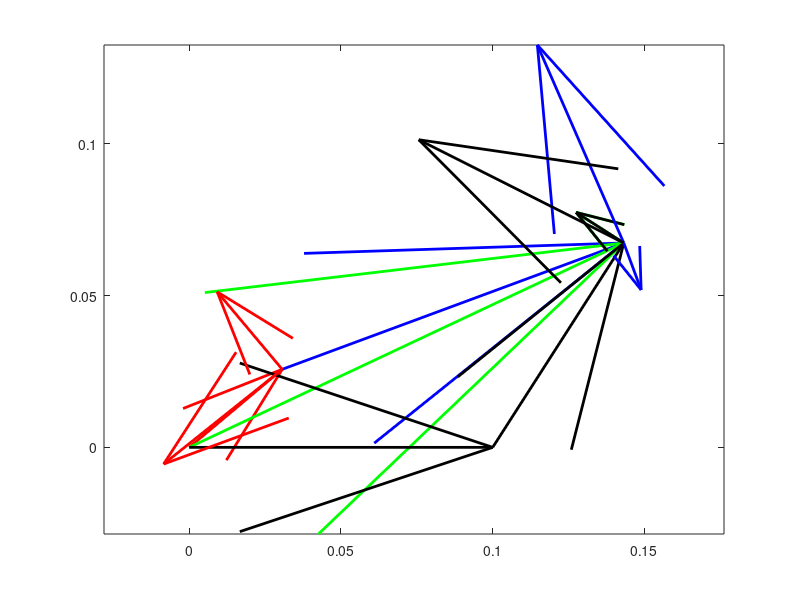

Write the MATLAB code that produced this figure.
clear all
close all
clc

L1 = 0.1; %length of Link1 d
L2 = 0.04; %length of Link2 a
L3 = 0.12; %length of Link3 c
L4 = 0.08; %length of Link4 d
a = L2;
b = L3;
c = L4;
d = L1;


q2d = 40;
q2 = deg2rad(40); % radian angle

K1 = d/a;
K2 = d/c;
K3 = (a^2-b^2+c^2+d^2)/(2*a*c);
K4 = d/b;
K5 = (c^2 -d^2 -a^2 -b^2)/(2*a*b);

A = cos(q2) - K1 - K2*cos(q2) + K3;
B = -2*sin(q2);
C = K1-(K2+1)*cos(q2) + K3;
D = cos(q2) - K1 + K4*cos(q2) + K5;
E = -2*sin(q2);
F = K1 +(K4-1)*cos(q2)+K5;

q41 = 2*atan((-B+sqrt(B^2-4*A*C))/(2*A));
q42 = 2*atan((-B-sqrt(B^2-4*A*C))/(2*A));

q41d = rad2deg(q41) + 360;
q42d = rad2deg(q42);

q31 = 2*atan((-E+sqrt(E^2-4*D*F))/(2*D));
q32 = 2*atan((-E-sqrt(E^2-4*D*F))/(2*D));

q31d = rad2deg(q31) + 360; 
q32d = rad2deg(q32);

RA = a*exp(j*q2);
RBA1 = b*exp(j*q31); %q31 Crossed circuit
RBA2 = b*exp(j*q32); %q32 Open circuit

RB1 = RA + RBA1; %Position vector for Crossed circuit
RB2 = RA + RBA2; %Position vector for Open circuit

RAx = real(RA);
RAy = imag(RA);

RBA1x = real(RBA1);
RBA1y = imag(RBA1);

RBA2x = real(RBA2);
RBA2y = imag(RBA2);
RB1x = real(RB1); %Position Bx for Crossed circuit
RB1y = imag(RB1); %Position By for Crossed circuit
RB2x = real(RB2); %Position Bx for Open circuit
RB2y = imag(RB2); %Position By for Open circuit

RO4O2 = d*exp(j*0);
RBO41 = c*exp(j*q41);
RBO42 = c*exp(j*q42);


RB3 = RO4O2 + RBO41; %crossed circuit
RB4 = RO4O2 + RBO42; %open circuit
RB3x = real(RB3);
RB3y = imag(RB3);
RB4x = real(RB4);
RB4y = imag(RB4);

RO4O2x = real(RO4O2);
RO4O2y = imag(RO4O2);
RBO42x = real(RBO42);
RBO42y = imag(RBO42);

quiver(0,0,RAx,RAy,0,'red','MaxHeadSize',0.5,'LineWidth',2); hold on
quiver(RAx,RAy,RBA2x,RBA2y,0,'blue','MaxHeadSize',0.5,'LineWidth',2);
quiver(0,0,RB2x,RB2y,0,'green','MaxHeadSize',0.5,'LineWidth',2);
quiver(0,0,RO4O2x,RO4O2y,0,'black','MaxHeadSize',0.5,'LineWidth',2); 
quiver(RO4O2x,RO4O2y,RBO42x,RBO42y,0,'black','MaxHeadSize',0.5,'LineWidth',2); 
axis equal;


w2 = 25; %25 rad/sec^2

w42 = (a*w2*sin(q2-q32))/(c*sin(q42-q32)); % Angular velocity W42 for Open circuit
w32 = (a*w2*sin(q42-q2))/(b*sin(q32-q42)); % Angular velocity W32 for Open circuit
 
VA = j*a*w2*exp(j*q2);
VAx = real(VA);
VAy = imag(VA);
VBA2 = j*b*w32*exp(j*q32);
VBA2x = real(VBA2);
VBA2y = imag(VBA2);

VB2 = j*c*w42*exp(j*q42);
VB =  VA + VBA2; 
VBx = real(VB);
VBy = imag(VB);
VB2x = real(VB2);
VB2y = imag(VB2);

quiver(RAx,RAy,VAx/30,VAy/30,0,'red','MaxHeadSize',0.5,'LineWidth',2); 
hold on
quiver(RB2x,RB2y,VBA2x/30,VBA2y/30,0,'blue','MaxHeadSize',0.5,'LineWidth',2); 
quiver(RB2x,RB2y,VBx/30,VBy/30,0,'green','MaxHeadSize',0.5,'LineWidth',2); 
quiver(RB2x,RB2y,VB2x/30,VB2y/30,0,'black','MaxHeadSize',0.5,'LineWidth',2); 

alpha2 = 15; %25 rad/sec^2

A = c*sin(q42); B = b*sin(q32);
C = a*alpha2*sin(q2)+a*w2^2*cos(q2)+b*w32^2*cos(q32)-c*w42^2*cos(q42);
D = c*cos(q42); E = b*cos(q32);
F = a*alpha2*cos(q2)-a*w2^2*sin(q2)-b*w32^2*sin(q32)+c*w42^2*sin(q42);

alpha42 = (C*E-B*F)/(A*E-B*D);
alpha32 = (C*D-A*F)/(A*E-B*D);

AA = a*alpha2*j*exp(j*q2)-a*w2^2*exp(j*q2);% polar coordinate 
AAx = real(AA); AAy = imag(AA);

ABA = b*alpha32*j*exp(j*q32)-b*w32^2*exp(j*q32);
ABAx = real(ABA); ABAy = imag(ABA);

AB = c*alpha42*j*exp(j*q42) - c*w42^2*exp(j*q42);
ABx = real(AB); ABy = imag(AB);


quiver(RAx,RAy,AAx/500,AAy/500,0,'red','MaxHeadSize',0.5,'LineWidth',2); 
quiver(RB2x,RB2y,ABAx/500,ABAy/500,0,'blue','MaxHeadSize',0.5,'LineWidth',2); 
quiver(RB2x,RB2y,ABx/500,ABy/500,0,'black','MaxHeadSize',0.5,'LineWidth',2); 


